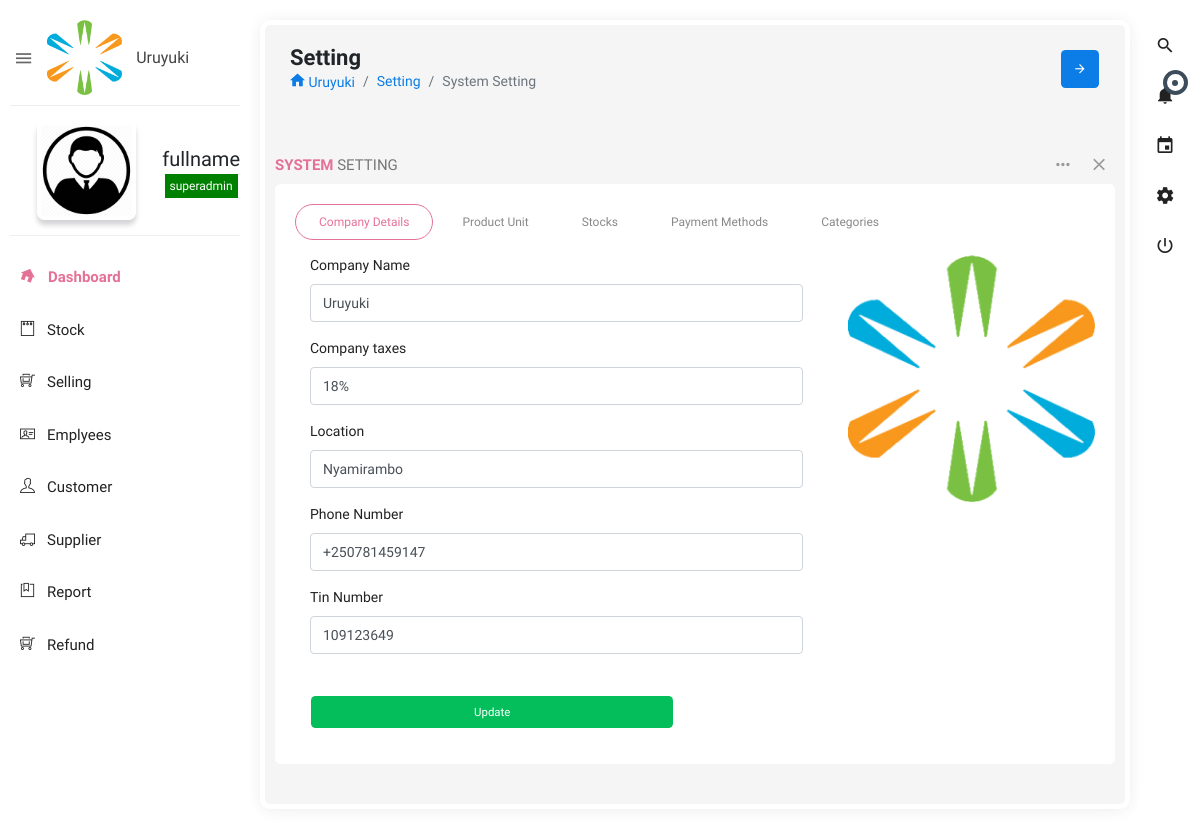
The app's page /setting/index.php (signed in) with its own data.
### tables this page shows
CREATE TABLE `setting` (
  `id` int(250) NOT NULL,
  `company` varchar(250) NOT NULL,
  `taxes` varchar(250) NOT NULL,
  `logo` varchar(250) NOT NULL,
  `location` varchar(250) NOT NULL,
  `phone` varchar(250) NOT NULL,
  `tin` varchar(250) NOT NULL,
  `done` varchar(250) NOT NULL
);

CREATE TABLE `employee` (
  `id` int(250) NOT NULL,
  `fullname` varchar(250) NOT NULL,
  `username` varchar(250) NOT NULL,
  `password` varchar(250) NOT NULL,
  `phone` varchar(250) NOT NULL,
  `email` varchar(250) NOT NULL,
  `photo` varchar(250) NOT NULL,
  `post` varchar(250) NOT NULL,
  `nid` varchar(250) NOT NULL,
  `done` varchar(250) NOT NULL,
  `date_done` timestamp NOT NULL DEFAULT CURRENT_TIMESTAMP ON UPDATE CURRENT_TIMESTAMP
);

CREATE TABLE `branch` (
  `branch_id` int(11) NOT NULL,
  `branch_name` varchar(50) NOT NULL,
  `branch_address` varchar(100) NOT NULL,
  `branch_contact` varchar(50) NOT NULL,
  `skin` varchar(15) NOT NULL
);

### setting/index.php (the view, shortened to what this page needs)
<!doctype html>
<html class="no-js " lang="en">
   <?php include'../header/header.php'; ?>
<body class="theme-blush">
<?php include '../link/link.php'; ?>
<section class="content">
    <div class="body_scroll">
        <div class="block-header">
            <div class="row">
                <div class="col-lg-7 col-md-6 col-sm-12">
                    <h2>Setting</h2>
                    <ul class="breadcrumb">
                        <li class="breadcrumb-item"><a href="index.html"><i class="zmdi zmdi-home"></i> <?php include('../dist/includes/head.php');?></a></li>
                        <li class="breadcrumb-item"><a href="javascript:void(0);">Setting</a></li>
                        <li class="breadcrumb-item active">System Setting</li>
                    </ul>
                    <br>
                </div>
                <div class="col-lg-5 col-md-6 col-sm-12">
                    <button class="btn btn-primary btn-icon float-right right_icon_toggle_btn" type="button"><i class="zmdi zmdi-arrow-right"></i></button>
                </div>
            </div>
        </div>
 <div class="row clearfix">
                <div class="col-sm-12">
                    <div class="card">
                        <div class="header">
                            <h2><strong>System</strong> Setting</h2>
                            <ul class="header-dropdown">
                                <li class="dropdown"> <a href="javascript:void(0);" class="dropdown-toggle" data-toggle="dropdown" role="button" aria-haspopup="true" aria-expanded="false"> <i class="zmdi zmdi-more"></i> </a>
                                </li>
                                <li class="remove">
                                    <a role="button" class="boxs-close"><i class="zmdi zmdi-close"></i></a>
                                </li>
                            </ul>
                        </div>
                        <div class="body">
                            <ul class="nav nav-tabs p-0 mb-3">
                                <li class="nav-item"><a class="nav-link active" data-toggle="tab" href="#home">Company Details</a></li>
                                <li class="nav-item"><a class="nav-link" data-toggle="tab" href="#profile">Product Unit</a></li>
                                <li class="nav-item"><a class="nav-link" data-toggle="tab" href="#messages">Stocks</a></li>
                                <li class="nav-item"><a class="nav-link" data-toggle="tab" href="#settings">Payment Methods</a></li>
                                <li class="nav-item"><a class="nav-link" data-toggle="tab" href="#categories">Categories</a></li>
                            </ul>
                            <div class="tab-content">
                                <div role="tabpanel" class="tab-pane in active" id="home">
                                  <div class="row">
                                     <div class="col-md-8">
      <form name="compd" method="POST" action="../dist/includes/mpages/settingup.php" class="pull-left">
        <?php
                    $sel=mysqli_query($conn,"select * from setting  ORDER BY id ASC")or die(mysqli_error($conn));
                    while ($prc=mysqli_fetch_array($sel)){
                  ?>
                    <div class="form-group">
                        <label class="col-sm-6 control-label">Company Name</label>
                        <div class="col-sm-12">
                            <input type="text" class="form-control" name="company" value="<?php echo $prc['company'];?>">
                        </div>
                    </div>
                    <div class="form-group">
                        <label class="col-sm-6 control-label">Company taxes</label>
                        <div class="col-sm-12">
                            <input type="text" class="form-control" name="taxes" value="<?php echo $prc['taxes'];?>">
                        </div>
                    </div>
                    <div class="form-group">
                        <label class="col-sm-6 control-label">Location</label>
                        <div class="col-sm-12">
                            <input type="text" class="form-control" name="Location" value="<?php echo $prc['location'];?>">
                        </div>
                    </div>
                    <div class="form-group">
                        <label class="col-sm-6 control-label">Phone Number</label>
                        <div class="col-sm-12">
                            <input type="text" class="form-control" name="Phone" value="<?php echo $prc['phone'];?>">
                        </div>
                    </div>
                    <div class="form-group">
                        <label class="col-sm-6 control-label">Tin Number</label>
                        <div class="col-sm-12">
                            <input type="text" class="form-control" name="Tin" value="<?php echo $prc['tin'];?>">
                        </div>
                    </div>
                    <div class="form-group">
                        <div class="col-md-9 col-md-offset-3">
                         <br>
                          <a href="#" onclick="document.forms['compd'].submit(); return false;">
                          <button name = "login" class="btn btn-block btn-success"><i class = "fa fa-save"></i> Update</button>
                        </a>
                        </div>
                      </div>
                      <?php } ?>
                </form>
                </div>
                <br><br><br>
                <div class="col-md-4">
             <img src="<?php echo (!empty($prc['logo'])) ? '../images/'.$prc['logo'] : '../images/logd.png'; ?>" >
      </div>
    </div>
                                </div>
                            </div>
                        </div>
                    </div>
                </div>
            </div>
</div>
</section>
<?php include'../fjs/index.php'; ?>
</body>
</html>

### header/header.php (shortened to what this page needs)
<?php
include '../dist/includes/dbcon.php';
?>
<head>
<title>:: Home | <?php include('../dist/includes/head.php');?> ::</title>
<link rel="stylesheet" href="../assets/bootstrap.min.css">
<link rel="stylesheet" href="../assets/plugins/jquery-datatable/dataTables.bootstrap4.min.css">
<link rel="stylesheet" href="../assets/plugins/multi-select/css/multi-select.css">
<link rel="stylesheet" href="../assets/plugins/bootstrap-select/css/bootstrap-select.css" />
<link rel="stylesheet" href="../assets/plugins/select2/select2.css" />
<link rel="stylesheet" href="../assets/css/style.min.css">
<link href="../assets/plugins/bootstrap-material-datetimepicker/css/bootstrap-material-datetimepicker.css" rel="stylesheet" />
</head>
<div class="navbar-right">
    <ul class="navbar-nav">
        <li><a href="#search" class="main_search" title="Search..."><i class="zmdi zmdi-search"></i></a></li>
       <li class="dropdown">
            <a href="javascript:void(0);" class="dropdown-toggle" title="Notifications" data-toggle="dropdown" role="button"><i class="zmdi zmdi-notifications"></i>
                <div class="notify"><span class="heartbit"></span><span class="point"></span></div>
            </a>
        </li>
        <li><a href="javascript:void(0);" class="app_calendar datetimepicker"  title="Calendar"><i class="zmdi zmdi-calendar">
        </i></a></li>
            <?php
include('../dist/includes/modals.php');
$branch=$_SESSION['role'];
$query=mysqli_query($conn,"select * from branch where branch_id='$branch'")or die(mysqli_error($conn));
  $row=mysqli_fetch_array($query);
           $branch_name=$row['branch_name'];
?>
    <?php
                   if ( $branch_name == 'admin'|| $branch_name == 'superadmin') {
                    echo'
        <li><a href="../setting"  title="Setting"><i class="zmdi zmdi-settings zmdi-hc-spin"></i></a></li>';
            }?>
        <li><a href="../logout.php" class="mega-menu" title="Sign Out"><i class="zmdi zmdi-power"></i></a></li>
    </ul>
</div>

### link/link.php (shortened to what this page needs)
<?php
include('../dist/includes/dbcon.php');
$id=$_SESSION['user_id'];
    $sql = "select * from employee natural join branch where id='$id'";
    $query = $conn->query($sql);
    $user = $query->fetch_assoc();
?>
<aside id="leftsidebar" class="sidebar">
    <div class="navbar-brand">
        <button class="btn-menu ls-toggle-btn" type="button"><i class="zmdi zmdi-menu"></i></button>
        <a href="#"><img src="../assets/images/logd.png" width="75" alt="Aero"><span class="m-l-10"><?php include('../dist/includes/head.php');?></span></a>
    </div>
    <div class="menu">
        <ul class="list">
            <li>
                <div class="user-info">
                    <a class="image" href="#"><img src="<?php echo (!empty($user['photo'])) ? '../assets/images/'.$user['photo'] : '../assets/images/admin.png'; ?>" style="width: 75%;" alt="User"></a>
                    <div class="detail">
                        <h4><?php echo $user['fullname']; ?></h4>
                        <small style="background-color: green;color: white;padding: 5px;"><?php
                             $user=$user['post'];
                            $usr=mysqli_query($conn,"SELECT * FROM branch WHERE branch_id='$user'");
                            $fet=mysqli_fetch_array($usr);
                            echo $fet['branch_name'];
                             ?>
                            </small>
                    </div>
                </div>
            </li>
            <li class="active open"><a href="../Dashboard"><i class="zmdi zmdi-home"></i><span>Dashboard</span></a></li>
            <?php
include('../dist/includes/modals.php');
$branch=$_SESSION['role'];
$query=mysqli_query($conn,"select * from branch where branch_id='$branch'")or die(mysqli_error($conn));
  $row=mysqli_fetch_array($query);
           $branch_name=$row['branch_name'];
?>
             <?php
                   if ( $branch_name == 'admin'|| $branch_name == 'superadmin') {
                    echo'
            <li class="sort-amount-asc"><a href="../stock"><i class="ti-notepad"></i><span>Stock</span></a></li>';
            }
            ?>
            <?php
                   if ($branch_name == 'Cashier' || $branch_name == 'admin'|| $branch_name == 'superadmin') {
                    echo'
             <li class="sort-amount-asc"><a href="../selling"><i class="ti-shopping-cart-full"></i><span>Selling</span></a></li>';}
                ?><?php
                   if ($branch_name == 'superadmin') {
                    echo'
            <li class="sort-amount-asc"><a href="../employee"><i class="ti-id-badge"></i><span>Emplyees</span></a></li>';
            }?> <?php
                   if ( $branch_name == 'admin'|| $branch_name == 'superadmin') {
                    echo'
           <li class="sort-amount-asc"><a href="../customer"><i class="ti-user"></i><span>Customer</span></a></li>';
            }?> <?php
                   if ( $branch_name == 'admin'|| $branch_name == 'superadmin') {
                    echo'
           <li class="sort-amount-asc"><a href="../Suplier"><i class="ti-truck"></i><span>Supplier</span></a></li>';
            }?> <?php
                   if ( $branch_name == 'admin'|| $branch_name == 'superadmin') {
                    echo'
            <li class="sort-amount-asc"><a href="../report"><i class="ti-bookmark-alt"></i><span>Report</span></a></li>';
            }?> <?php
                   if ($branch_name == 'Cashier' || $branch_name == 'admin'|| $branch_name == 'superadmin') {
                    echo'
             <li class="sort-amount-asc"><a href="../refund"><i class="ti-shopping-cart-full"></i><span>Refund</span></a></li>';}
                ?>
    </div>
</aside>

### dist/includes/head.php
<?php
         include 'dbcon.php';
         $setname= mysqli_query($conn,"SELECT company FROM setting");
         $namme=mysqli_fetch_array($setname);
	 echo $namme['company'];
?>

### fjs/index.php (shortened to what this page needs)
</body>
</html>

### records on screen
setting: company "Uruyuki Uruyuki", company "Uruyuki", taxes "18%", Location "Nyamirambo", Phone "+250781459147", Tin "109123649"
employee: fullname "fullname"
branch: branch_name "superadmin"
